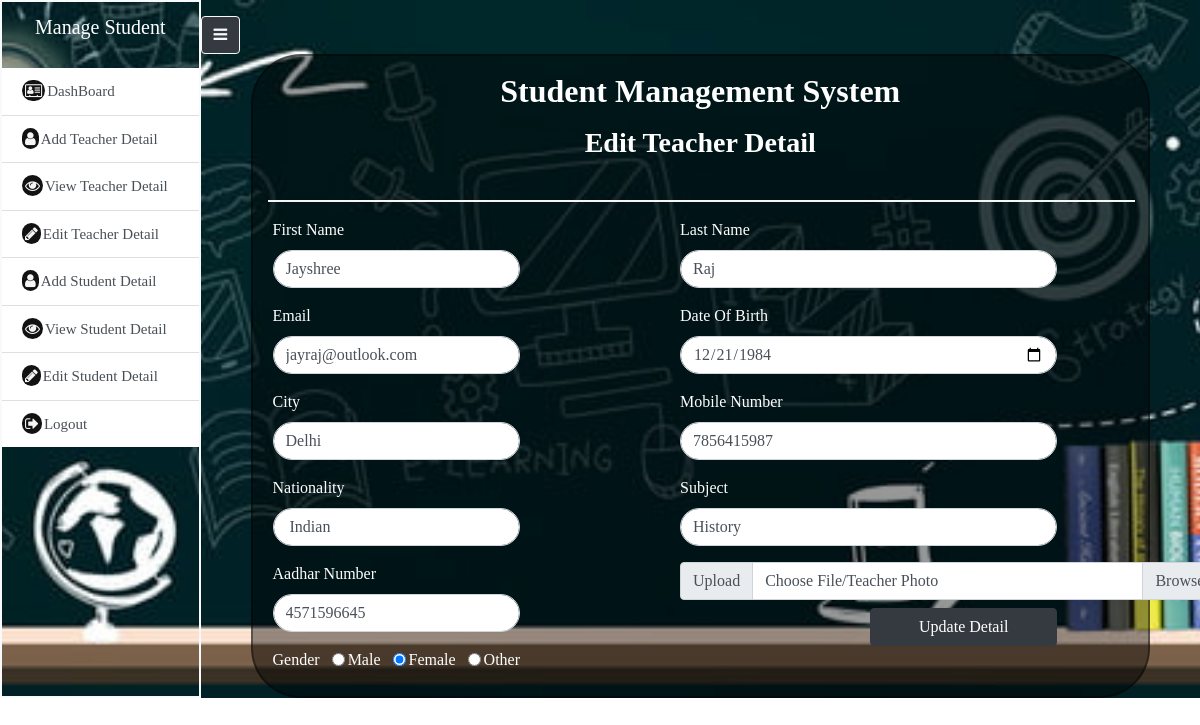
The page /edit_teacher.php?edit_teacher=14 (signed in) on the database its author committed.
### tables this page shows
CREATE TABLE `teacher_detail` (
  `td_id` int(255) NOT NULL,
  `fname` varchar(255) NOT NULL,
  `lname` varchar(255) NOT NULL,
  `email` varchar(255) NOT NULL,
  `birth_date` date NOT NULL,
  `city` varchar(255) NOT NULL,
  `mobile_num` varchar(255) NOT NULL,
  `nation` varchar(255) NOT NULL,
  `aadhar` varchar(255) NOT NULL,
  `subject` varchar(255) NOT NULL,
  `gender` varchar(255) NOT NULL,
  `photo` varchar(255) NOT NULL
);

### edit_teacher.php (the view, shortened to what this page needs)
<?php
include 'dconnect.php';
?>
<!DOCTYPE html>
<html>
<head>
    <link rel="stylesheet" href="https://maxcdn.bootstrapcdn.com/bootstrap/4.5.2/css/bootstrap.min.css">
    <link rel="stylesheet" href="https://cdnjs.cloudflare.com/ajax/libs/font-awesome/4.7.0/css/font-awesome.min.css">
    <link rel="stylesheet" href="stustyle.css">
</head>
<body>
    <div class="bg-img">
     <div class="d-flex" id="wrap">
      <div class="sidebar border-light">
         <div class="sidebar-heading">
            <p class="text-center">Manage Student</p>
             </div>
               <ul class="list-group list-group-flush">
                    <a href="main.php" class="list-group-item list-group-item-action">
                    <i class="fa fa-vcard-o"></i>DashBoard</a>
                    <a href="add_teacher.php" class="list-group-item list-group-item-action">
                    <i class="fa fa-user"></i>Add Teacher Detail</a>
                    <a href="view_teacher.php" class="list-group-item list-group-item-action">
                    <i class="fa fa-eye"></i>View Teacher Detail</a>
                    <a href="view_teacher.php" class="list-group-item list-group-item-action">
                    <i class="fa fa-pencil"></i>Edit Teacher Detail</a>
                    <a href="add_student.php" class="list-group-item list-group-item-action">
                    <i class="fa fa-user"></i>Add Student Detail</a>
                    <a href="view_student.php" class="list-group-item list-group-item-action">
                    <i class="fa fa-eye"></i>View Student Detail</a>
                    <a href="view_student.php" class="list-group-item list-group-item-action">
                    <i class="fa fa-pencil"></i>Edit Student Detail</a>
                    <a href="logout.php" class="list-group-item list-group-item-action">
                    <i class="fa fa-sign-out"></i>Logout</a>
                 </ul>
             </div>
             <div class="main-body">
             <button class="btn btn-outline-light btn-dark mt-3" id="toggler">
             <i class="fa fa-bars"></i>
             </button>
             <section id="main-form">
                <div class="container id=formsetting">
                <h2 class="text-center text-white pt-3 font-weight-bold">Student Management System</h2>
                <h3 class="text-center text-white pb-4 pt-2 font-weight-bold">Edit Teacher Detail</h3><hr>
                 <?php
                  if(isset($_GET['edit_teacher']))
                  {
                      $edit_td_id=$_GET['edit_teacher'];
                      $query="select * from teacher_detail where td_id = '$edit_td_id'";
                      $run= mysqli_query($conn,$query);
                      while($row= mysqli_fetch_assoc($run))
                      {
                 ?>
                  <form method="post" action="" enctype="multipart/form-data">
                  <div class="row">
                  <div classs="col-md-5 col-ms-5 col-12 m-auto">
                  <div class="form-group">
                     <label class="text-white">First Name</label>
                     <input type="text" name="fname" placeholder="Enter Your First Name" class="form-control" required="required" value="<?php echo $row['fname'];?>">
                   </div>
                   <div class="form-group">
                    <label class="text-white">Email</label>
                    <input type="email" name="email" placeholder="Enter Your Email" class="form-control " required="required"  value="<?php echo $row['email'];?>">
                    </div>
                    <div class="form-group">
                     <label class="text-white">City</label>
                     <input type="text" name="city" placeholder="Enter Your City" class="form-control" required="required"  value="<?php echo $row['city'];?>" >
                     </div>
                     <div class="form-group">
                     <label class="text-white"> Nationality</label>
                     <input type="text" name="nationality" placeholder="Enter Your Nationality" class="form-control" required="required"  value="<?php echo $row['nation'];?>">
                     </div>
                     <div class="form-group">
                     <label class="text-white">Aadhar Number</label>
                     <input type="number" name="aadhar" placeholder="Enter Your Aadhar Number" class="form-control" required="required"  value="<?php echo $row['aadhar'];?>">
                     </div>
                     <div class="form-group">
                     <label class="text-white">Gender</label>
                     <input type="radio" name="gender" value="male"class="form-check-input ml-2" required="required" <?php if($row['gender']=='male') echo "checked";?>>
                     <label class="form-check-label text-white pl-4">Male</label>
                     <input type="radio" name="gender" value="female"class="form-check-input ml-2" required="required"  <?php if($row['gender']=='female') echo "checked";?>>
                     <label class="form-check-label text-white pl-4">Female</label>
                     <input type="radio" name="gender" value="other"class="form-check-input ml-2" required="required"  <?php if($row['gender']=='other') echo "checked";?>>
                     <label class="form-check-label text-white pl-4">Other</label>
                     </div>
                  </div>
                  <div classs="row">
                  <div class="form-group left">
                      <label class="text-white ">Last Name</label>
                      <input type="text" name="lname" placeholder="Enter Your Last Name" class="form-control" required="required"  value="<?php echo $row['lname'];?>">
                  </div>
                  <div class="form-group  left">
                      <label class="text-white "> Date Of Birth</label>
                      <input type="date" name="birthdate" placeholder="Enter Your DOB" class="form-control" required="required"  value="<?php echo $row['birth_date'];?>">
                  </div>
                  <div class="form-group left">
                      <label class="text-white ">Mobile Number</label>
                      <input type="number" name="mobilenumber" placeholder="Enter Your Mobile Number" class="form-control" required="required"  value="<?php echo $row['mobile_num'];?>">
                  </div>
                  <div class="form-group left">
                      <label class="text-white ">Subject</label>
                      <input type="text" name="subject" placeholder="Enter Your Subject" class="form-control" required="required"  value="<?php echo $row['subject'];?>">
                  </div>
                  <div class="input-group left">
                  <div class="input-group-prepend"><span class="input-group-text" id="inputGroupFileAddon01">Upload</span></div>
                  <div class="custom-file">
                  <label class="custom-file-label" for="inputGroupFile01">Choose File/Teacher Photo</label>
                  </div>
                  <?php }} ?>
                  </div>
                  <input type="submit" name="update" value="Update Detail" class="button btn btn-dark px-5 mt-2">
                </div>
                </div>
               </form>
               </div>
           </section>
        </div>
    </div>
</div>
</body>
</html>

### stustyle.css (style rules this page uses)
.bg-img { background-image: url("Image/bg3.jpg"); height: 100%; background-position: center; background-repeat: no-repeat; background-size: cover; }
* { margin:0px; padding:0px; box-sizing: border-box; font-family: tahoma; }
.main-body { width:100%; min-width: 0%; }
.sidebar { width: 20%; font-size: 15px; transition: all 0.5s ease; border:2px solid black; }
.sidebar-heading { padding-top:10px; padding-bottom: 10px; font-size:20px; background-color:rcb(0,0,0,0.4); color:white; }
.sidebar i { background-color: #121213; border-radius: 50px; color:whitesmoke; padding:3px; margin-right:2px; }
.container { background-color: rgb(0, 0, 0,0.4); border:2px solid rgba(221, 221, 221, 0.4); width: 90%; border:2px solid rgb(0, 0, 0,0.4); border-radius: 50px; }
form { margin-left: 20px; }
.form-group input { border-radius: 50px; }
.left { margin-left:160px ; }
.button { margin-left:350px; }
hr { border:1px solid whitesmoke; width:100%; }

### rows shown on the page
teacher_detail: fname "Jayshree", email "jayraj@outlook.com", city "Delhi", nationality "Indian", aadhar "4571596645", gender "☑", lname "Raj", birthdate "12/21/1984", mobilenumber "7856415987", subject "History"
